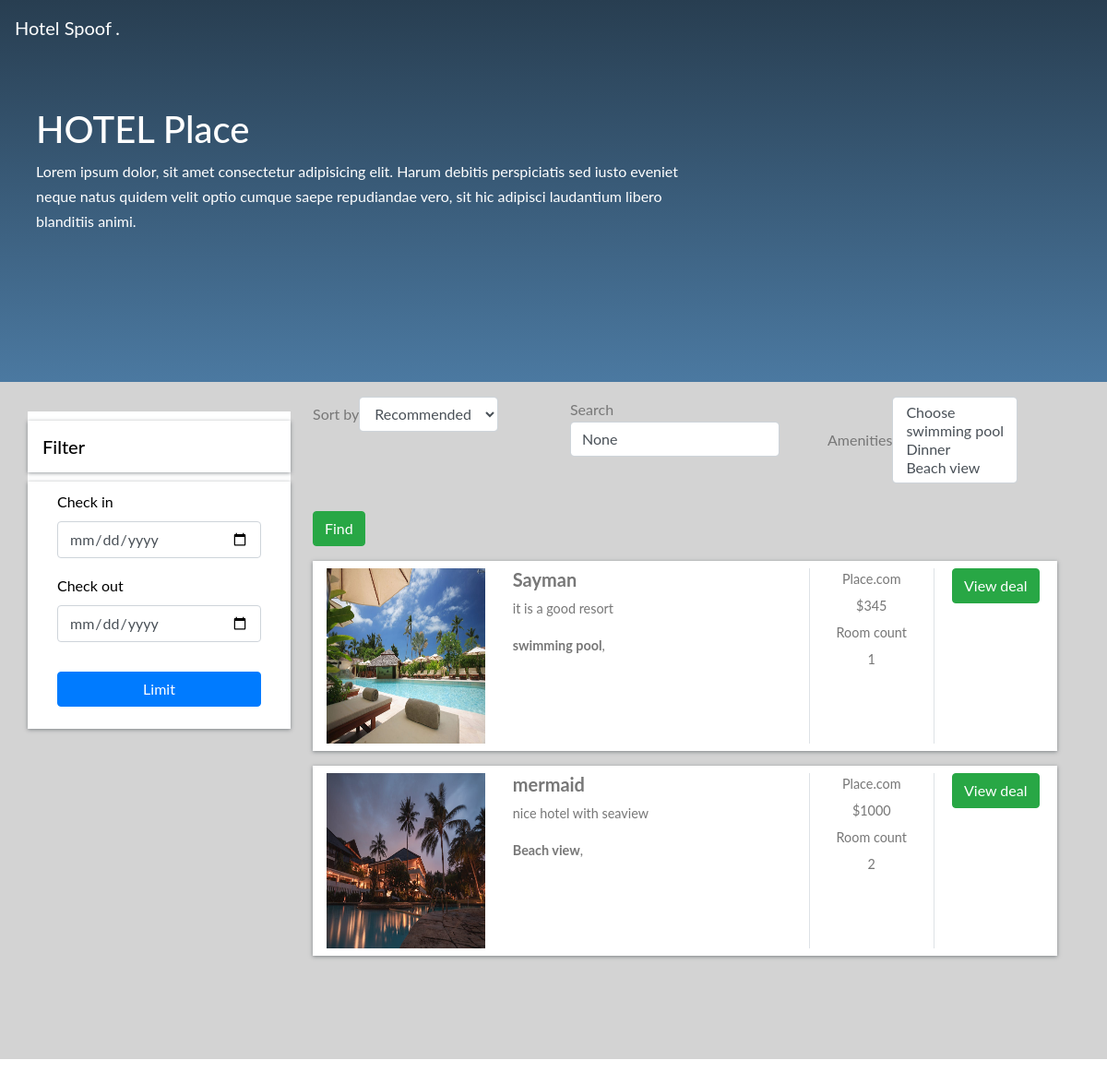
The page / on the database its author committed.
### home/models.py (models this page shows, shortened)
class BaseModel(models.Model):
    uid = models.UUIDField(default=uuid.uuid4, editable=False, primary_key=True)
    created_at = models.DateTimeField(auto_now_add=True)
    updated_at = models.DateTimeField(auto_now_add=True)
    class Meta:
        abstract = True

class Hotel(BaseModel):
    hotel_name = models.CharField(max_length=50)
    hotel_price = models.IntegerField()
    description = models.TextField()
    amenities = models.ManyToManyField(Amenities)
    room_count = models.IntegerField(default=10)

class Hotelimages(BaseModel):
    hotel = models.ForeignKey(Hotel, related_name="images", on_delete=models.CASCADE)
    images = models.ImageField(upload_to="hotels")

class Amenities(BaseModel):
    amenity_name = models.CharField(max_length=100)

### home/views.py (the view)
# urls.py: path('', home, name='home'),
def home(request):
    amenities_objs = Amenities.objects.all()
    hotels_objs = Hotel.objects.all()
    sort_by = request.GET.get('sort_by')
    search = request.GET.get('search')
    amenities = request.GET.getlist('amenities')
    if sort_by:
        if sort_by == 'ASC':
            hotels_objs = hotels_objs.order_by('hotel_price')
        elif sort_by == 'DSC':
            hotels_objs = hotels_objs.order_by('-hotel_price')
    if search:
        hotels_objs = hotels_objs.filter (
        Q(hotel_name__icontains = search) |
        Q(description__icontains = search))
    if len(amenities):
        hotels_objs = hotels_objs.filter(amenities__amenity_name__in=amenities).distinct
    context = {'amenities_objs': amenities_objs, 'hotels_objs': hotels_objs, 'sort_by':sort_by, 'search':search, 'amenities':amenities}
    return render (request, 'home.html', context)

### home/templates/home.html (shortened to what this page needs)
{% extends "base.html" %}
{%  block start %}
<section class="colorful jumbotron mb-0" role="banner">
    <nav class="navbar navbar-expand-lg justify-content-between navbar-dark" role="navigation">
        <div class="navbar-brand">
            <a href="index.html">Hotel Spoof
                <em>.</em>
            </a>
        </div>
    </nav>
    <div class="container hotels-container">
        <div class="row mt-2 justify-content-between">
            <div class="col-md-8 text-white align-self-center mb-2 p-4">
                <h1>HOTEL Place</h1>
                <span class=""> Lorem ipsum dolor, sit amet consectetur adipisicing elit. Harum debitis perspiciatis sed iusto
                    eveniet neque natus quidem velit optio cumque saepe repudiandae vero, sit hic adipisci laudantium libero blanditiis
                    animi.
                </span>
            </div>
        </div>
    </div>
</section>
<section class="search-container mb-5 pb-5">
    <div class="container">
        <div class="row">
            <div class="col-lg-3">
                <div class="row mt-2 justify-content-between">
                    <div class="filter-card">
                        <h5>Filter</h5>
                        <form action="#">
                            <div class="row form-group">
                                <div class="col-md-12">
                                    <label for="mintopay">Check in</label>
                                    <p>
                                        <input type="date" name="checkin" id="checkin" class="form-control">
                                    </p>
                                </div>
                                <div class="col-md-12">
                                    <label for="maxtopay">Check out</label>
                                    <p>
                                        <input type="date" name="checkout" id="checkout" class="form-control">
                                    </p>
                                </div>
                            </div>
                            <div class="row form-group">
                                <div class="col-md-12">
                                    <input type="submit" class="btn btn-primary btn-block" value="Limit">
                                </div>
                            </div>
                        </form>
                    </div>
                </div>
            </div>
            <div class="col-lg-9  px-4 mb-5">
                <form>
                <div class="row mt-3">
                    <div class="col-md-4">
                    <div class="form-inline">
                        <label class="" for="exampleFormControlSelect1">Sort by</label>
                        <select class="form-control" name="sort_by" id="exampleFormControlSelect1">
                            <option value="">Recommended</option>
                        </select>
                    </div>
                    </div>
                    <div class="col-md-4">
                        <div class="form-inline">
                            <label class="" for="exampleFormControlSelect1">Search</label>
                            <input name="search" class="form-control" value="{{search}}" placeholder="Search">
                        </div>
                    </div>
                    <div class="col-md-4">
                        <div class="form-inline">
                           <label class="" for="exampleFormControlSelect1">Amenities</label>
                            <select name="amenities" class="form-control" multiple>
                            <option value="">Choose</option>
                            {% for amenities_obj in amenities_objs %}
                            <option {% if amenities_obj.amenity_name in amenities  %} selected {%endif%}value="{{amenities_obj.amenity_name}}">{{amenities_obj.amenity_name}}</option>
                                {% endfor %}
                        </select>
                        </div>
                    </div>
                    <div class="col-md-4">
                            <button style="margin-top: 30px;" type="submit" class="btn btn-success">Find</button>
                        </div>
                </div>
                </form>
                {% for hotels_obj in hotels_objs %}
                <div class="row search-card-result">
                    <div class="col-md-3">
                    <a href="/hotel-detail/{{hotels_obj.uid}}">
                        <img class="img-fluid" src="/media/{{hotels_obj.images.first.images}}" alt="Card image cap">
                    </a></div>
                    <div class="col-md-5">
                        <h5>{{hotels_obj.hotel_name}}</h5>
                        <p>
                            {{hotels_obj.description|truncatechars:150}}
                        </p>
                        <p>
                            {%for amenitie in hotels_obj.amenities.all %}
                            <b>{{amenitie.amenity_name}}</b>,
                            {% endfor %}
                        </p>
                    </div>
                    <div class="col-md-2 border-left text-center more-offers">
                        <p>Place.com</p>
                        <p>${{hotels_obj.hotel_price}}</p>
                        <p>Room count</p>
                        <p>{{hotels_obj.room_count}}</p>
                    </div>
                    <div class="col-md-2 border-left text-center more-offers">
                        <div class="btn btn-success">View deal </div>
                    </div>
                </div>
                {% endfor %}
            </div>
        </div>
    </div>
</section>
{% endblock %}

### home/templates/base.html (shortened to what this page needs)
<!doctype html>
<html lang="en">
  <head>
    <link rel="stylesheet" href="https://cdn.jsdelivr.net/npm/bootstrap@4.0.0/dist/css/bootstrap.min.css">
  </head>
  <body>
    {%block start%}
    {%endblock%}
  </body>
</html>

### home/templates/base.html (style rules this page uses)
body { font-family: "Lato", Arial, sans-serif; font-weight: 400; font-size: 16px; line-height: 1.7; background: #fff; color: #777; }
nav { margin-bottom: 1rem; }
nav a { color: white; -webkit-transition: 0.5s; -o-transition: 0.5s; transition: 0.5s; }
.colorful { background: #4b79a1; background: -webkit-linear-gradient(to bottom, #283e51, #4b79a1); background: linear-gradient(to bottom, #283e51, #4b79a1); border-radius: 0px; padding: 0px 0 1rem 0 !important; }
.hotels-container { padding: 0.5rem 0 7rem 0; }
.search-container { background: #d3d3d3; }
.search-card-result { box-shadow: 0px 1px 4px rgba(41, 51, 57, 0.5); margin: 1rem 0; padding: 0.5rem 0; background-color: #fff; }
.search-card-result img { height: 190px; }
.search-card-result h5 { font-style: 1.1rem; font-weight: 700; }
.search-card-result p { font-size: 0.9rem; }
.search-card-result .more-offers p { margin-bottom: 0.3rem; }
.filter-card { padding: 0; background: #fff; color: black; }
.filter-card h5 { margin: 10px 0; padding: 1rem; box-shadow: 0px 1px 4px rgba(41, 51, 57, 0.5); color: #000; }
.filter-card form { box-shadow: 0px 1px 4px rgba(41, 51, 57, 0.5); padding: 0.5rem 2rem; }

### rows shown on the page
Hotel: images.first.images (picture), hotel_name "Sayman", description "it is a good resort", hotel_price "345", room_count "1"
Amenities: amenity_name "swimming pool"
Hotel: images.first.images (picture), hotel_name "mermaid", description "nice hotel with seaview", hotel_price "1000", room_count "2"
Amenities: amenity_name "Beach view"
